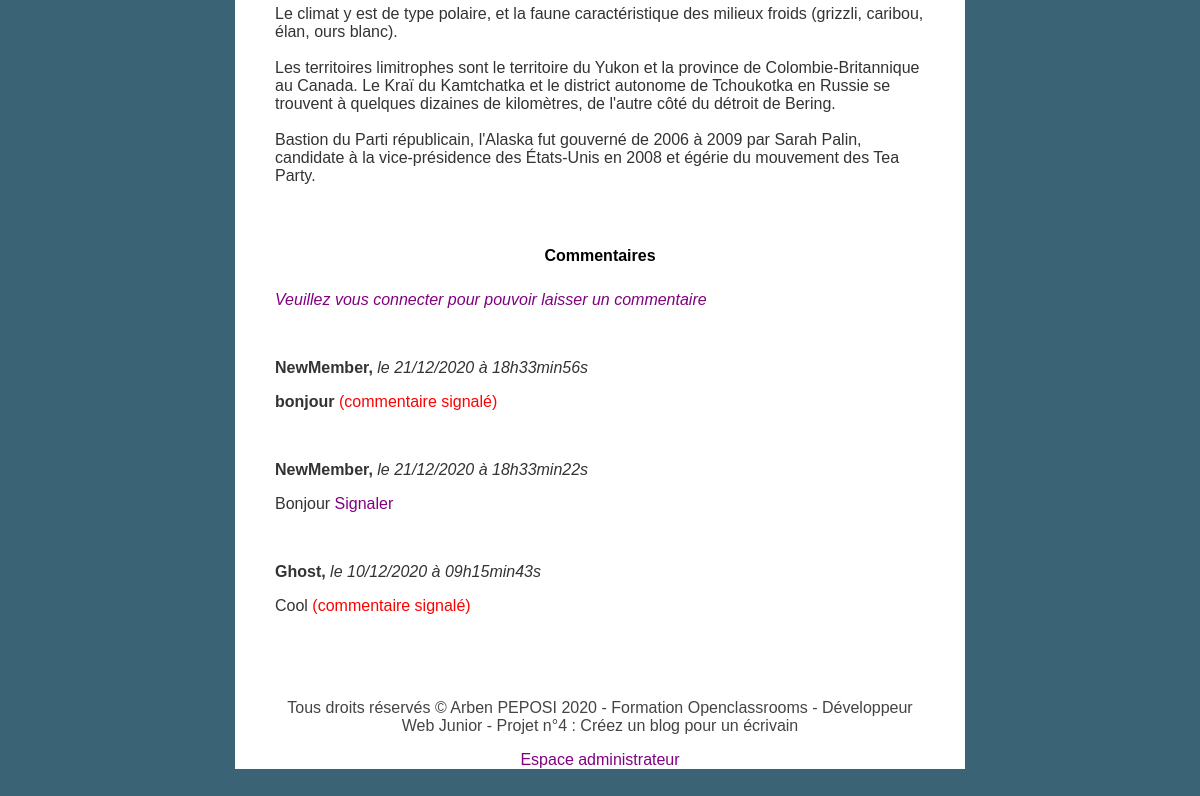
Page /index.php?action=post&id=174 (lower part) on the earlier database version.
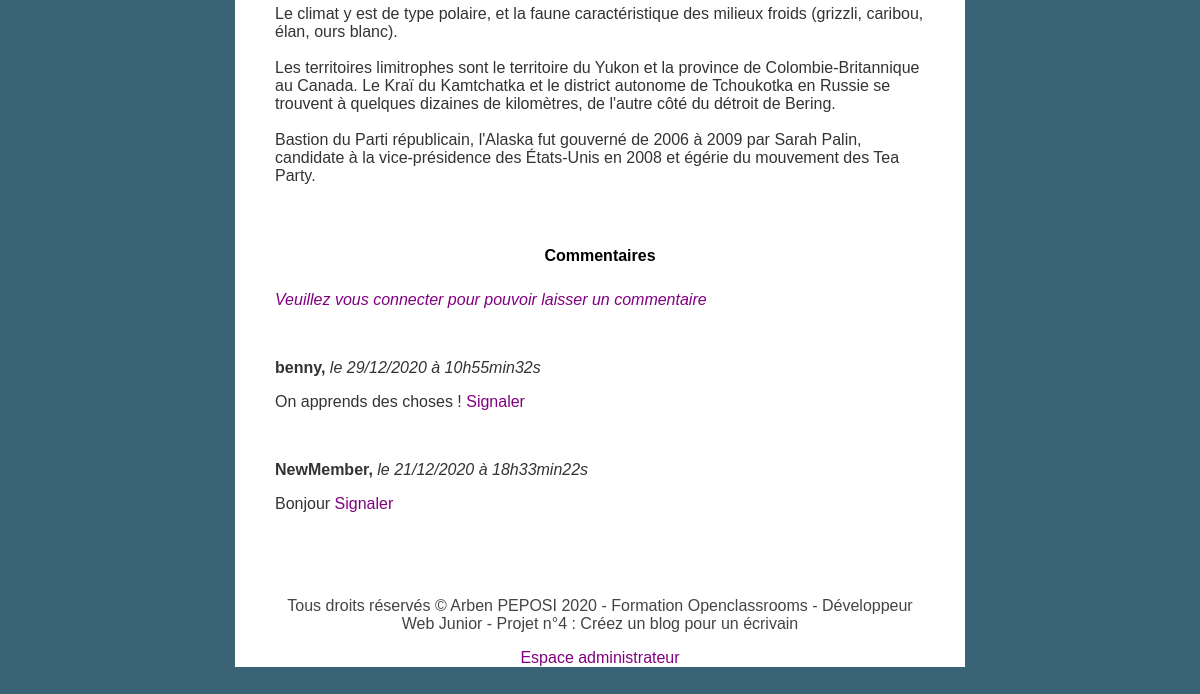
Same page on the later database version.
### tables this page shows
CREATE TABLE IF NOT EXISTS `comment` (
  `id` int(11) NOT NULL AUTO_INCREMENT,
  `post_id` int(11) NOT NULL,
  `author` varchar(255) NOT NULL,
  `comment` text NOT NULL,
  `comment_date` datetime NOT NULL,
  `report` tinyint(1) DEFAULT '0',
  PRIMARY KEY (`id`)
);

### Controller/ControllerCRUD.php (called while the page is built, shortened)
<?php
require_once('Model/PostManager.php');
require_once('Model/CommentManager.php');
function read($id)
{
    $postId = new Post();
    $postId->setId($id);
    $postManager = new PostManager();
    $post = $postManager->getPost($postId);
    $commentManager = new CommentManager();
    $comment = $commentManager->getComment($_GET['id']);
    require('View/frontend/postView.php');
}

### model/PostManager.php (called while the page is built, shortened)
<?php
require_once('Entity/Post.php');
class PostManager
{
    public function getPost($id)
    {
        $connexion = new Manager();
        $db = $connexion->dbConnect();
        $req = $db->prepare('SELECT id, title, content, DATE_FORMAT(creation_date, \'%d/%m/%Y à %Hh%imin%ss\') AS creation_date_fr FROM posts WHERE id = :id');
        $req->execute(array(
            "id" => $id->getId()
        ));
        $req->setFetchMode(\PDO::FETCH_CLASS, Post::class);
        $post = $req->fetch();
        return $post;
    }
}

### model/Entity/Post.php (called while the page is built, shortened)
<?php
class Post {
    private $_id;
    public function getId() {
        return $this->_id;
    }
    public function setId($id) {
        $this->_id = $id;
    }
}

### model/CommentManager.php (called while the page is built, shortened)
<?php
class CommentManager {
    public function getComment($postId)
    {
        $connexion = new Manager();
        $db = $connexion->dbConnect();
        $req = $db->prepare('SELECT id, author, comment, report, DATE_FORMAT(comment_date, \'%d/%m/%Y à %Hh%imin%ss\') AS comment_date_fr FROM comment WHERE post_id = ? ORDER BY comment_date DESC');
        $req->setFetchMode(\PDO::FETCH_CLASS, Comments::class);
        $req->execute(array($postId));
        $comment = $req->fetchAll();
        return $comment;
    }
}

### view/frontend/postView.php (the view, shortened to what this page needs)
<div class="bloc-page">
    <section class="posts">
            <article>
                    <br>
                    <p class="element"><span><?= nl2br(htmlspecialchars_decode($post->content)) ?></span></p>
                    <br><br>
                    <h2>Commentaires</h2>
                    <form action="index.php?action=addComment&amp;id=<?= $post->id ?>" method="post">
                    <?php
                    if(isset($_SESSION['username'])) {
                        ?> <p><span class="user"><?php print $_SESSION['username'];?></span></p>
                    <p>
                    <textarea id="comment" name="comment"  rows="4" cols="150" placeholder="Veuillez saisir votre commentaire içi..."> </textarea> <br>
                        <input type="submit" id="submit" name="submit" value="Envoyer"><br>
                    </p>
                    <?php } else {
                        ?><p><a class="com_if_connect" href="index.php?action=connexion">Veuillez vous connecter pour pouvoir laisser un commentaire </a></p>
                        <?php
                    }
                    ?>
                    </form>
                    <br>
                    <?php foreach($comment as $data) :  ?>
                    <p><strong>    <?php
                    ?>  <?= htmlspecialchars_decode($data->author) ?>, </strong> <span class="date">le  <?= $data->comment_date_fr?></span></p>
                    <p>
                    <?php if($data->report == 1) {
                        ?>
                        <p><?=nl2br(htmlspecialchars_decode($data->comment)) ?> <span class="report">(commentaire signalé)</span></p>
                    <?php } else {  ?>
                        <p><?= nl2br(htmlspecialchars_decode($data->comment)) ?> <a href="index.php?action=report&amp;id=<?= $data->id ?>"> Signaler</a></p>
                    <?php } ?>
                    <br>
                    <?php
                        endforeach;
                    ?>
        </article>
    </section>
    <?php include('templates/footer.php'); ?>
    <p class="admin"><a href="index.php?action=connexionAdmin">Espace administrateur</a></p>
</div>
 <?php require('templates/html.php'); ?>

Differences in the rows shown:
removed comment: author "NewMember", comment_date_fr "21/12/2020 à 18h33min56s", comment "bonjour"
removed comment: author "Ghost", comment_date_fr "10/12/2020 à 09h15min43s", comment "Cool"
added comment: author "benny", comment_date_fr "29/12/2020 à 10h55min32s", comment "On apprends des choses !"
